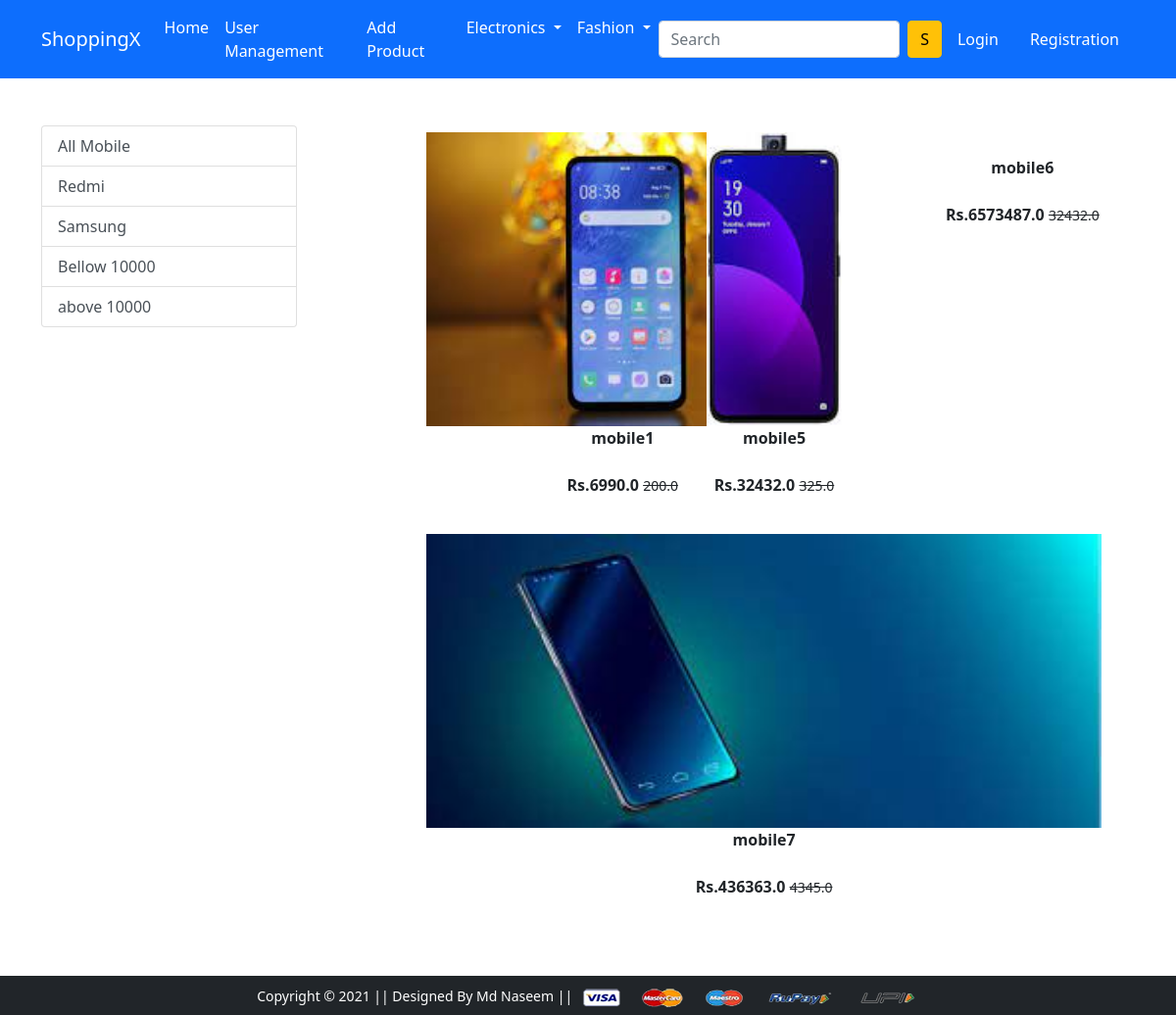
Screenshot of /mobile/redmi with the database file from the repository.
### app/models.py (models this page shows, shortened)
class Product(models.Model):
	title=models.CharField(max_length=100)
	selling_price=models.FloatField()
	discount_price=models.FloatField()
	description=models.TextField()
	brand=models.CharField(max_length=200)
	category=models.CharField(choices=CATEGORY_CHOICES,max_length=50)
	product_image=models.ImageField(upload_to='productimg')

### app/views.py (the view)
# urls.py: path('mobile/', views.mobile, name='mobile'),
def mobile(request,data=None):
	if data==None:
		mobiles=Product.objects.filter(category='M')
	elif data == 'redmi' or data=='samsung':
		mobiles=Product.objects.filter(category='M').filter(brand=data)
	elif data=='bellow':
		mobiles=Product.objects.filter(category='M').filter(selling_price__lt=10000)
	elif data=='above':
		mobiles=Product.objects.filter(category='M').filter(selling_price__gt=10000)
	return render(request, 'app/mobile.html',{'mobiles':mobiles})

### app/templates/app/mobile.html (shortened to what this page needs)
{% extends 'app/base.html' %}
{% load static %}
{% block main-content %}
<div class="container my-5">
 <div class="row">
  <div class="col-sm-3">
   <div class="list-group">
   	<a href="{% url 'mobile' %}" class="list-group-item list-group-item-action" aria-current="true">All Mobile</a>
   	<a href="{% url 'mobiledata' 'redmi' %}"
   	 class="list-group-item list-group-item-action" aria-current="true">Redmi</a>
   	 	<a href="{% url 'mobiledata' 'samsung' %}"
   	 class="list-group-item list-group-item-action" aria-current="true">Samsung</a>
   	 <a href="{% url 'mobiledata' 'bellow' %}"
   	 class="list-group-item list-group-item-action" aria-current="true">Bellow 10000</a>
   	 <a href="{% url 'mobiledata' 'above' %}"
   	 class="list-group-item list-group-item-action" aria-current="true">above 10000</a>
  </div>
</div>
  <div class="col-sm-8 offset-sm-1">
  	<div class="row">
  		{% for product in mobiles %}
  		<div class="col-sm-4 text-center mb-4">
  		<a href="{% url 'product-detail' product.id %}" class="btn">
  			<div class="item"><img src="{{product.product_image.url}}" alt="" height="300px" class=""><div class="fw-bold">{{product.title}}</div><br>
  			<div class="fw-bold">Rs.{{product.selling_price}}
             <small class="fw-light text-decoration-line-through">{{product.discount_price}}</small>
  			</div></div></a></div>
  		{% endfor %}
  </div>
 </div>
</div>
</div>
{% endblock main-content %}

### rows the page displays
Product: product_image (picture), title "mobile1", selling_price "6990.0", discount_price "200.0"
Product: product_image (picture), title "mobile5", selling_price "32432.0", discount_price "325.0"
Product: title "mobile6", selling_price "6573487.0", discount_price "32432.0"
Product: product_image (picture), title "mobile7", selling_price "436363.0", discount_price "4345.0"
